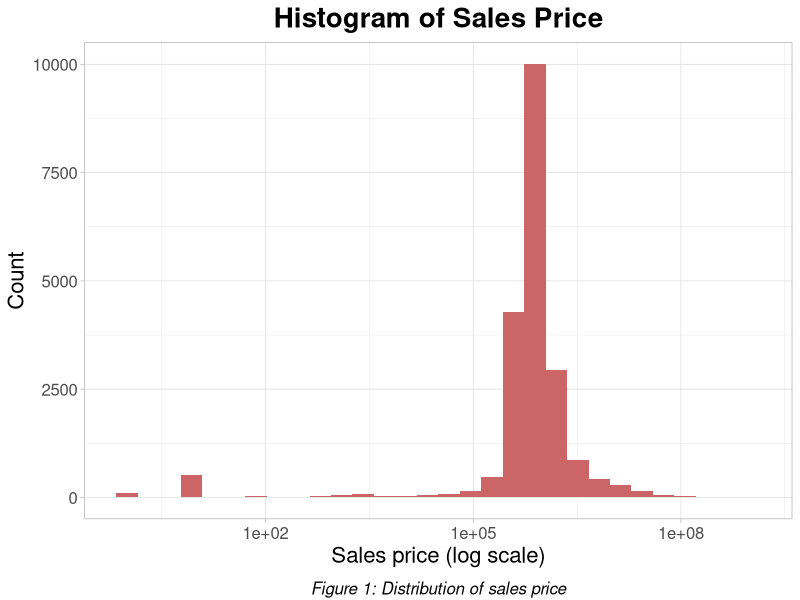

The R source for this figure:
## ---- chunk 1
knitr::opts_chunk$set(echo = TRUE)
## ---- chunk 2
library(tidyverse)
library(readxl)
library(dplyr)
## ---- chunk 3
preprocess = function(dat){
  dat = dat%>%
  select(-c(`EASE-MENT`, `ADDRESS`,`APARTMENT NUMBER`,BLOCK,LOT))%>%
  mutate(BOROUGH = as.factor(BOROUGH))%>%
  mutate(NEIGHBORHOOD = as.factor(NEIGHBORHOOD))%>%
  mutate(`BUILDING CLASS CATEGORY` = as.factor(`BUILDING CLASS CATEGORY`))%>%
  mutate(`SALE DATE` = as.Date(`SALE DATE`, format = '%Y-%M-%d'))%>%
  mutate(`SALE MONTH` = format(`SALE DATE`, "%Y-%m"))%>%
  mutate(`TAX CLASS AT PRESENT` = as.character(`TAX CLASS AT PRESENT`))%>%
  mutate(`BUILDING CLASS AT PRESENT` = as.character(`BUILDING CLASS AT PRESENT`))%>%
  mutate(`TAX CLASS AT TIME OF SALE` = as.character(`TAX CLASS AT TIME OF SALE`))%>%
  mutate(`BUILDING CLASS AT TIME OF SALE` = as.character(`BUILDING CLASS AT TIME OF SALE`))%>%
  mutate(tax_class_change = ifelse(`TAX CLASS AT TIME OF SALE` == `TAX CLASS AT PRESENT`, 'no', 'yes'))%>%
  mutate(building_class_change = ifelse(`BUILDING CLASS AT TIME OF SALE` == `BUILDING CLASS AT PRESENT`, 'no','yes'))%>%
  mutate(history = as.numeric(format(dat$`SALE DATE`,"%Y"))-dat$`YEAR BUILT`)%>%
  mutate(unit_price = `SALE PRICE`/ifelse(dat$`GROSS SQUARE FEET` == 0 , dat$`LAND SQUARE FEET`, dat$`GROSS SQUARE FEET`))%>%
  drop_na()
  return(dat)
}
dat = bind_rows(
  preprocess(read_xlsx('data/rollingsales_manhattan.xlsx')),
  preprocess(read_xlsx('data/rollingsales_queens.xlsx')),
  preprocess(read_xlsx('data/rollingsales_bronx.xlsx')),
  preprocess(read_xlsx('data/rollingsales_brooklyn.xlsx')),
  preprocess(read_xlsx('data/rollingsales_statenisland.xlsx'))
  )%>%
  mutate(BOROUGH = factor(BOROUGH)%>%fct_recode('Manhattan' = '1','Brooklyn' = '3', 'Queens' = '4', 'Bronx' = '2', 'Staten' = '5' ))
#sapply(dat,class)
## ---- chunk 4
theme_regular = theme_light()+
        theme(plot.title =element_text(hjust = 0.5,size = 20,face = "bold"),
        legend.title = element_blank(),legend.position = 'top',legend.text = element_text(size = 16),
        axis.title = element_text(size = 16),axis.text=element_text(size=12),
        plot.caption = element_text(vjust = -0.5, hjust = 0.5, face = "italic",size = 12))
ggplot(data = dat, aes(x = `SALE PRICE`))+
  geom_histogram(fill = "#CC6666")+ scale_x_continuous(trans='log10')+
  ggtitle('Histogram of Sales Price')+xlab('Sales price (log scale)')+ylab('Count')+
  labs(caption = "Figure 1: Distribution of sales price")+
  theme_regular
#data.frame(figures = round(log(dat$`SALE PRICE`, base =10),0))%>%
  #ggplot(aes(x= figures))+scale_x_continuous(breaks = seq(0,10, 1))+
  #geom_bar(fill = "#CC6666")+ xlab('Number of figures')+ylab('Count')+
  #ggtitle('Number of figures in sales price')+
  #labs(caption = "Figure 1: Frequency of number of figures in sales price")+
  #theme_regular
